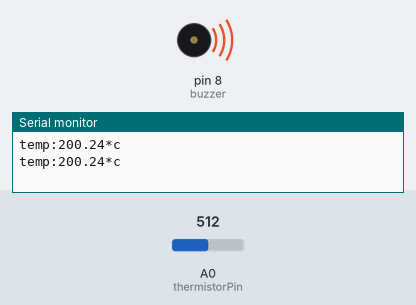
Bench run of a sketch on a simulated Arduino Uno, built with avr-gcc and run on an emulated ATmega328P. On the bench: buzzer (waves = sounding), the last lines printed to the serial monitor. Inputs (shaded band) come from the test bench; at power-on: A0 (thermistorPin) = 512.

Above: at 6.8 s.
6.9 s: A0 (thermistorPin) set to 234
At 7.7 s:
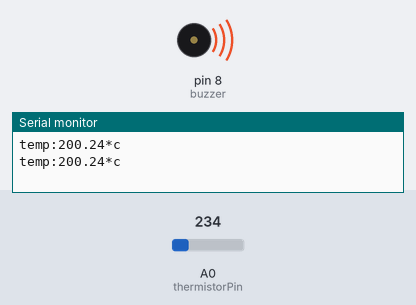
13.6 s: A0 (thermistorPin) set to 215
At 19.1 s:
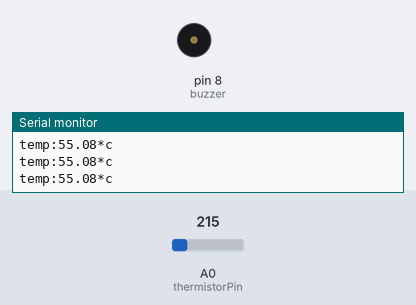
20.3 s: A0 (thermistorPin) set to 306
Timing chart, 0 to 33.0 s (numbered marks = the images above; inputs shaded):
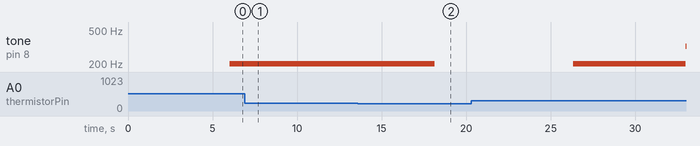

The sketch:

iot_prac_3.ino
```cpp
int thermistorPin=A0;
int buzzer=8;
int delayTime=5;
void setup()
{
pinMode(buzzer,OUTPUT);
Serial.begin(9600);
}

void loop()
{
float a=analogRead(thermistorPin);
float resistance=a*(5.0/1023.0);
float tempC=(resistance-0.5)*100;
 Serial.print("temp:");
 Serial.print(tempC);
 Serial.println("*c");
  delay(delayTime);
  if(tempC>60.0){
    for(int i=200;i<800;i++){
      tone(buzzer,i);
      delay(5);


}
    for(int i=800;i>200;i--){
      tone(buzzer,i);
      delay(5);
    }
  }
    else{
      noTone(buzzer);
      delay(5);
    }
  }
```

Measured:
- the behaviour switches between 226 and 225 on A0 (thermistorPin) (found by bisection; images 1 and 2)
- after the input at 6.9 s, tone on pin 8 (buzzer): stays 201 Hz (without the input it goes to 371 Hz after 6.0 s)
- after the input at 13.6 s, tone on pin 8 (buzzer): 201 Hz → silent after 4.5 s
- after the input at 20.3 s, tone on pin 8 (buzzer): silent → 201 Hz after 6.0 s, → 322 Hz 6.7 s later
